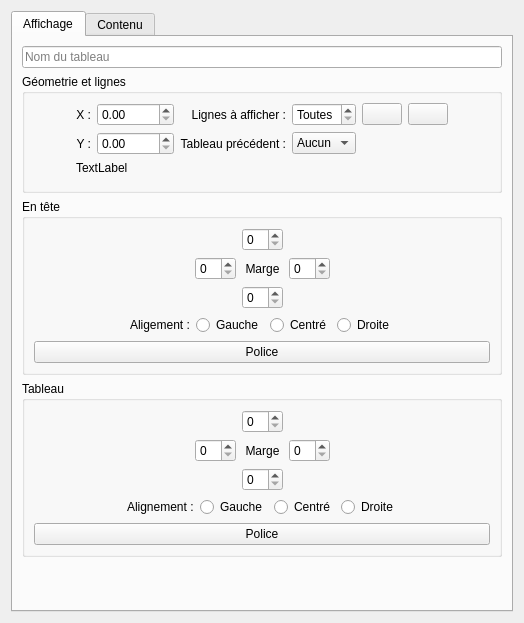
<?xml version="1.0" encoding="UTF-8"?>
<ui version="4.0">
 <class>GraphicsTablePropertiesEditor</class>
 <widget class="QWidget" name="GraphicsTablePropertiesEditor">
  <property name="geometry">
   <rect>
    <x>0</x>
    <y>0</y>
    <width>524</width>
    <height>623</height>
   </rect>
  </property>
  <property name="windowTitle">
   <string>Form</string>
  </property>
  <layout class="QVBoxLayout" name="verticalLayout">
   <item>
    <widget class="QTabWidget" name="m_tab">
     <property name="currentIndex">
      <number>0</number>
     </property>
     <widget class="QWidget" name="m_display_tab">
      <attribute name="title">
       <string>Affichage</string>
      </attribute>
      <layout class="QVBoxLayout" name="verticalLayout_5">
       <item>
        <widget class="QLineEdit" name="m_table_name_le">
         <property name="text">
          <string/>
         </property>
         <property name="placeholderText">
          <string>Nom du tableau</string>
         </property>
        </widget>
       </item>
       <item>
        <widget class="QGroupBox" name="groupBox">
         <property name="title">
          <string>Géometrie et lignes</string>
         </property>
         <layout class="QGridLayout" name="gridLayout_2" columnstretch="0,0,0,0,0,0,0,0">
          <item row="1" column="4">
           <widget class="QSpinBox" name="m_display_n_row_sb">
            <property name="specialValueText">
             <string>Toutes</string>
            </property>
            <property name="maximum">
             <number>999</number>
            </property>
           </widget>
          </item>
          <item row="2" column="6">
           <widget class="QPushButton" name="m_next_pb">
            <property name="enabled">
             <bool>true</bool>
            </property>
            <property name="toolTip">
             <string>Tableau suivant</string>
            </property>
            <property name="text">
             <string/>
            </property>
            <property name="icon">
             <iconset resource="../../../../qelectrotech.qrc">
              <normaloff>:/ico/16x16/arrow-right.png</normaloff>:/ico/16x16/arrow-right.png</iconset>
            </property>
            <property name="flat">
             <bool>true</bool>
            </property>
           </widget>
          </item>
          <item row="2" column="4">
           <widget class="QComboBox" name="m_previous_table_cb">
            <property name="insertPolicy">
             <enum>QComboBox::InsertAtBottom</enum>
            </property>
            <item>
             <property name="text">
              <string>Aucun</string>
             </property>
            </item>
           </widget>
          </item>
          <item row="1" column="0">
           <spacer name="horizontalSpacer">
            <property name="orientation">
             <enum>Qt::Horizontal</enum>
            </property>
            <property name="sizeHint" stdset="0">
             <size>
              <width>40</width>
              <height>20</height>
             </size>
            </property>
           </spacer>
          </item>
          <item row="1" column="5">
           <widget class="QPushButton" name="m_auto_geometry_pb">
            <property name="toolTip">
             <string>Ajuster le tableau au folio</string>
            </property>
            <property name="text">
             <string/>
            </property>
            <property name="icon">
             <iconset resource="../../../../qelectrotech.qrc">
              <normaloff>:/ico/22x22/zoom-fit-best.png</normaloff>:/ico/22x22/zoom-fit-best.png</iconset>
            </property>
           </widget>
          </item>
          <item row="2" column="7">
           <spacer name="horizontalSpacer_2">
            <property name="orientation">
             <enum>Qt::Horizontal</enum>
            </property>
            <property name="sizeHint" stdset="0">
             <size>
              <width>40</width>
              <height>20</height>
             </size>
            </property>
           </spacer>
          </item>
          <item row="2" column="1">
           <widget class="QLabel" name="label_7">
            <property name="text">
             <string>Y :</string>
            </property>
            <property name="alignment">
             <set>Qt::AlignRight|Qt::AlignTrailing|Qt::AlignVCenter</set>
            </property>
           </widget>
          </item>
          <item row="1" column="1">
           <widget class="QLabel" name="label_8">
            <property name="text">
             <string>X :</string>
            </property>
            <property name="alignment">
             <set>Qt::AlignRight|Qt::AlignTrailing|Qt::AlignVCenter</set>
            </property>
           </widget>
          </item>
          <item row="1" column="2">
           <widget class="UnitSpinBox" name="m_x_pos">
            <property name="maximum">
             <number>10000</number>
            </property>
           </widget>
          </item>
          <item row="4" column="1" colspan="6">
           <widget class="QWidget" name="widget_3" native="true">
            <layout class="QHBoxLayout" name="horizontalLayout_3">
             <property name="leftMargin">
              <number>0</number>
             </property>
             <property name="topMargin">
              <number>0</number>
             </property>
             <property name="rightMargin">
              <number>0</number>
             </property>
             <property name="bottomMargin">
              <number>0</number>
             </property>
            </layout>
           </widget>
          </item>
          <item row="2" column="5">
           <widget class="QPushButton" name="m_previous_pb">
            <property name="enabled">
             <bool>true</bool>
            </property>
            <property name="toolTip">
             <string>Tableau précédent</string>
            </property>
            <property name="text">
             <string/>
            </property>
            <property name="icon">
             <iconset resource="../../../../qelectrotech.qrc">
              <normaloff>:/ico/16x16/arrow-left.png</normaloff>:/ico/16x16/arrow-left.png</iconset>
            </property>
            <property name="flat">
             <bool>true</bool>
            </property>
           </widget>
          </item>
          <item row="2" column="2">
           <widget class="UnitSpinBox" name="m_y_pos">
            <property name="maximum">
             <number>10000</number>
            </property>
           </widget>
          </item>
          <item row="1" column="6">
           <widget class="QPushButton" name="m_apply_geometry_to_linked_table_pb">
            <property name="toolTip">
             <string>Appliquer la géometrie à tous les tableaux liée à celui-ci</string>
            </property>
            <property name="text">
             <string/>
            </property>
            <property name="icon">
             <iconset resource="../../../../qelectrotech.qrc">
              <normaloff>:/ico/22x22/all_pages.png</normaloff>:/ico/22x22/all_pages.png</iconset>
            </property>
           </widget>
          </item>
          <item row="2" column="3">
           <widget class="QLabel" name="label_3">
            <property name="text">
             <string>Tableau précédent :</string>
            </property>
            <property name="alignment">
             <set>Qt::AlignRight|Qt::AlignTrailing|Qt::AlignVCenter</set>
            </property>
           </widget>
          </item>
          <item row="1" column="3">
           <widget class="QLabel" name="label">
            <property name="text">
             <string>Lignes à afficher :</string>
            </property>
            <property name="alignment">
             <set>Qt::AlignRight|Qt::AlignTrailing|Qt::AlignVCenter</set>
            </property>
           </widget>
          </item>
          <item row="3" column="1" colspan="6">
           <widget class="QLabel" name="m_info_label">
            <property name="text">
             <string>TextLabel</string>
            </property>
            <property name="textFormat">
             <enum>Qt::RichText</enum>
            </property>
            <property name="scaledContents">
             <bool>false</bool>
            </property>
           </widget>
          </item>
         </layout>
        </widget>
       </item>
       <item>
        <widget class="QGroupBox" name="groupBox_2">
         <property name="title">
          <string>En tête</string>
         </property>
         <layout class="QVBoxLayout" name="verticalLayout_2">
          <item>
           <layout class="QGridLayout" name="gridLayout">
            <item row="3" column="2">
             <widget class="QSpinBox" name="m_header_bottom_margin"/>
            </item>
            <item row="2" column="4">
             <spacer name="horizontalSpacer_4">
              <property name="orientation">
               <enum>Qt::Horizontal</enum>
              </property>
              <property name="sizeHint" stdset="0">
               <size>
                <width>40</width>
                <height>20</height>
               </size>
              </property>
             </spacer>
            </item>
            <item row="2" column="2">
             <widget class="QLabel" name="label_2">
              <property name="text">
               <string>Marge</string>
              </property>
              <property name="alignment">
               <set>Qt::AlignCenter</set>
              </property>
             </widget>
            </item>
            <item row="2" column="3">
             <widget class="QSpinBox" name="m_header_right_margin"/>
            </item>
            <item row="2" column="0">
             <spacer name="horizontalSpacer_3">
              <property name="orientation">
               <enum>Qt::Horizontal</enum>
              </property>
              <property name="sizeHint" stdset="0">
               <size>
                <width>40</width>
                <height>20</height>
               </size>
              </property>
             </spacer>
            </item>
            <item row="2" column="1">
             <widget class="QSpinBox" name="m_header_left_margin">
              <property name="suffix">
               <string/>
              </property>
              <property name="prefix">
               <string/>
              </property>
             </widget>
            </item>
            <item row="1" column="2">
             <widget class="QSpinBox" name="m_header_top_margin"/>
            </item>
           </layout>
          </item>
          <item>
           <widget class="QWidget" name="widget" native="true">
            <layout class="QHBoxLayout" name="horizontalLayout">
             <property name="leftMargin">
              <number>0</number>
             </property>
             <property name="topMargin">
              <number>0</number>
             </property>
             <property name="rightMargin">
              <number>0</number>
             </property>
             <property name="bottomMargin">
              <number>0</number>
             </property>
             <item>
              <spacer name="horizontalSpacer_7">
               <property name="orientation">
                <enum>Qt::Horizontal</enum>
               </property>
               <property name="sizeHint" stdset="0">
                <size>
                 <width>40</width>
                 <height>20</height>
                </size>
               </property>
              </spacer>
             </item>
             <item>
              <widget class="QLabel" name="label_5">
               <property name="text">
                <string>Aligement :</string>
               </property>
              </widget>
             </item>
             <item>
              <widget class="QRadioButton" name="m_header_align_left_rb">
               <property name="text">
                <string>Gauche</string>
               </property>
              </widget>
             </item>
             <item>
              <widget class="QRadioButton" name="m_header_align_center_rb">
               <property name="text">
                <string>Centré</string>
               </property>
              </widget>
             </item>
             <item>
              <widget class="QRadioButton" name="m_header_align_right_rb">
               <property name="text">
                <string>Droite</string>
               </property>
              </widget>
             </item>
             <item>
              <spacer name="horizontalSpacer_8">
               <property name="orientation">
                <enum>Qt::Horizontal</enum>
               </property>
               <property name="sizeHint" stdset="0">
                <size>
                 <width>40</width>
                 <height>20</height>
                </size>
               </property>
              </spacer>
             </item>
            </layout>
           </widget>
          </item>
          <item>
           <widget class="QPushButton" name="m_header_font_pb">
            <property name="text">
             <string>Police</string>
            </property>
            <property name="flat">
             <bool>false</bool>
            </property>
           </widget>
          </item>
         </layout>
        </widget>
       </item>
       <item>
        <widget class="QGroupBox" name="groupBox_3">
         <property name="title">
          <string>Tableau</string>
         </property>
         <layout class="QVBoxLayout" name="verticalLayout_3">
          <item>
           <layout class="QGridLayout" name="gridLayout_3">
            <item row="2" column="2">
             <widget class="QSpinBox" name="m_table_bottom_margin"/>
            </item>
            <item row="1" column="1">
             <widget class="QSpinBox" name="m_table_left_margin"/>
            </item>
            <item row="0" column="2">
             <widget class="QSpinBox" name="m_table_top_margin"/>
            </item>
            <item row="1" column="4">
             <spacer name="horizontalSpacer_6">
              <property name="orientation">
               <enum>Qt::Horizontal</enum>
              </property>
              <property name="sizeHint" stdset="0">
               <size>
                <width>40</width>
                <height>20</height>
               </size>
              </property>
             </spacer>
            </item>
            <item row="1" column="3">
             <widget class="QSpinBox" name="m_table_right_margin"/>
            </item>
            <item row="1" column="2">
             <widget class="QLabel" name="label_4">
              <property name="text">
               <string>Marge</string>
              </property>
              <property name="alignment">
               <set>Qt::AlignCenter</set>
              </property>
             </widget>
            </item>
            <item row="1" column="0">
             <spacer name="horizontalSpacer_5">
              <property name="orientation">
               <enum>Qt::Horizontal</enum>
              </property>
              <property name="sizeHint" stdset="0">
               <size>
                <width>40</width>
                <height>20</height>
               </size>
              </property>
             </spacer>
            </item>
           </layout>
          </item>
          <item>
           <widget class="QWidget" name="widget_2" native="true">
            <layout class="QHBoxLayout" name="horizontalLayout_2">
             <property name="leftMargin">
              <number>0</number>
             </property>
             <property name="topMargin">
              <number>0</number>
             </property>
             <property name="rightMargin">
              <number>0</number>
             </property>
             <property name="bottomMargin">
              <number>0</number>
             </property>
             <item>
              <spacer name="horizontalSpacer_9">
               <property name="orientation">
                <enum>Qt::Horizontal</enum>
               </property>
               <property name="sizeHint" stdset="0">
                <size>
                 <width>40</width>
                 <height>20</height>
                </size>
               </property>
              </spacer>
             </item>
             <item>
              <widget class="QLabel" name="label_6">
               <property name="text">
                <string>Alignement :</string>
               </property>
              </widget>
             </item>
             <item>
              <widget class="QRadioButton" name="m_table_align_left_rb">
               <property name="text">
                <string>Gauche</string>
               </property>
              </widget>
             </item>
             <item>
              <widget class="QRadioButton" name="m_table_align_center_rb">
               <property name="text">
                <string>Centré</string>
               </property>
              </widget>
             </item>
             <item>
              <widget class="QRadioButton" name="m_table_align_right_rb">
               <property name="text">
                <string>Droite</string>
               </property>
              </widget>
             </item>
             <item>
              <spacer name="horizontalSpacer_10">
               <property name="orientation">
                <enum>Qt::Horizontal</enum>
               </property>
               <property name="sizeHint" stdset="0">
                <size>
                 <width>40</width>
                 <height>20</height>
                </size>
               </property>
              </spacer>
             </item>
            </layout>
           </widget>
          </item>
          <item>
           <widget class="QPushButton" name="m_table_font_pb">
            <property name="text">
             <string>Police</string>
            </property>
            <property name="flat">
             <bool>false</bool>
            </property>
           </widget>
          </item>
         </layout>
        </widget>
       </item>
       <item>
        <spacer name="verticalSpacer">
         <property name="orientation">
          <enum>Qt::Vertical</enum>
         </property>
         <property name="sizeHint" stdset="0">
          <size>
           <width>20</width>
           <height>40</height>
          </size>
         </property>
        </spacer>
       </item>
      </layout>
     </widget>
     <widget class="QWidget" name="m_content_tab">
      <attribute name="title">
       <string>Contenu</string>
      </attribute>
      <layout class="QVBoxLayout" name="m_content_layout">
       <item>
        <spacer name="verticalSpacer_2">
         <property name="orientation">
          <enum>Qt::Vertical</enum>
         </property>
         <property name="sizeHint" stdset="0">
          <size>
           <width>20</width>
           <height>534</height>
          </size>
         </property>
        </spacer>
       </item>
      </layout>
     </widget>
    </widget>
   </item>
  </layout>
 </widget>
 <resources>
  <include location="../../../../qelectrotech.qrc"/>
 </resources>
  <connections/>
 <customwidgets>
  <customwidget>
   <class>UnitSpinBox</class>
   <extends>QDoubleSpinBox</extends>
   <header>unitspinbox.h</header>
  </customwidget>
 </customwidgets>
</ui>
